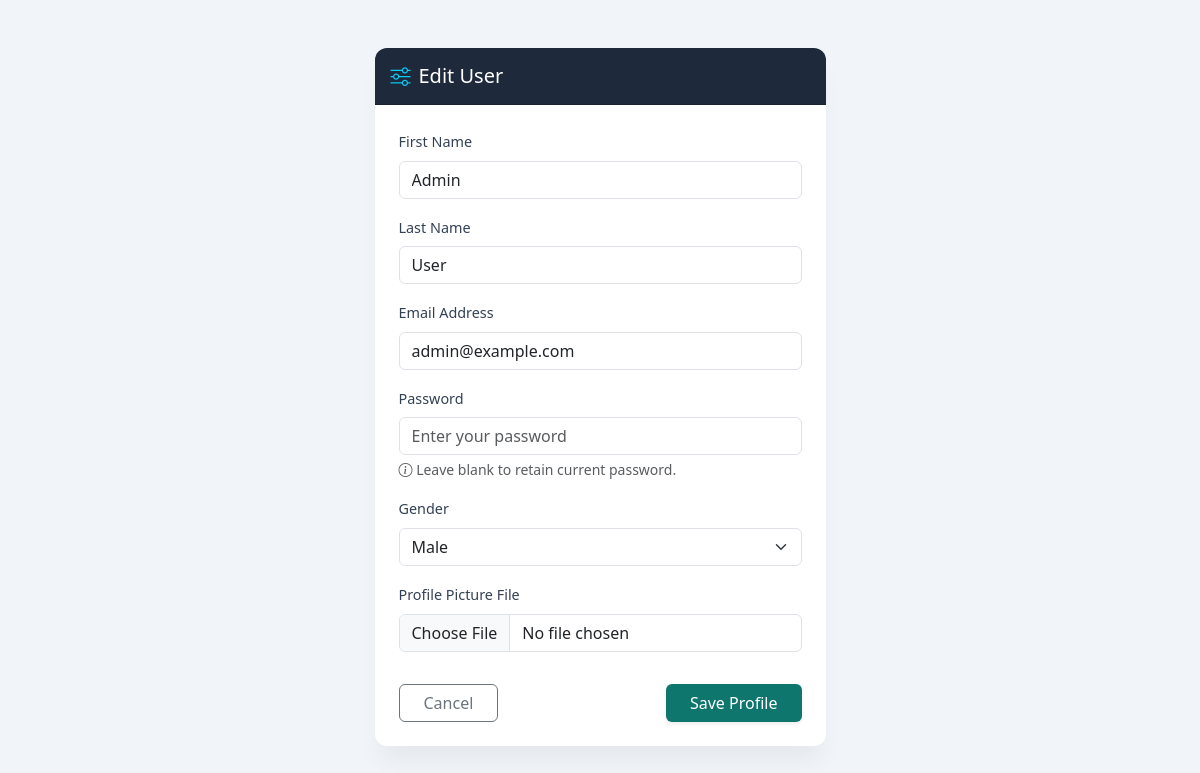
The app's page /users/1/edit/ (signed in) with its own data.
### registration/models.py (models this page shows, shortened)
class UserRegistration(models.Model):
    first_name = models.CharField(max_length=100)
    last_name = models.CharField(max_length=100)
    email = models.EmailField(max_length=250)
    password = models.CharField(max_length=150)
    date_registered = models.DateTimeField(auto_now_add=True)
    gender = models.CharField(max_length=16)
    profile_picture = models.ImageField(
        upload_to='profile_pictures/',
        blank=True,
        null=True
    )

### registration/views.py (the view)
    def wrapper(request, *args, **kwargs):
        if not request.session.get('user_id'):
            return redirect(f"{reverse('registration:login_html')}?next={request.path}")
        return fn(request, *args, **kwargs)

### registration/views.py (called while the page is built, shortened)
def login_required_view(fn):
    def wrapper(request, *args, **kwargs):
        if not request.session.get('user_id'):
            return redirect(f"{reverse('registration:login_html')}?next={request.path}")
        return fn(request, *args, **kwargs)
    wrapper.__name__ = fn.__name__
    return wrapper

@login_required_view
def user_update_html(request, pk):
    user = get_object_or_404(UserRegistration, pk=pk)
    return render(request, 'registration/user_form.html', {
        'title': 'Edit User',
        'user': user,
    })

### registration/templates/registration/user_form.html (shortened to what this page needs)
<!doctype html>
<html lang="en">
<head>
    <link href="https://cdn.jsdelivr.net/npm/bootstrap@5.3.2/dist/css/bootstrap.min.css" rel="stylesheet">
    <link rel="stylesheet" href="https://cdn.jsdelivr.net/npm/bootstrap-icons@1.11.1/font/bootstrap-icons.css">
</head>
<body>
<div class="container py-5">
    <div class="row justify-content-center">
        <div class="col-md-6 col-lg-5">
            <div class="card">
                <div class="card-header card-header-slate py-3">
                    <h5 class="mb-0 d-flex align-items-center fw-medium">
                        <i class="bi bi-sliders me-2 text-info"></i> {{ title }}
                    </h5>
                </div>
                <div class="card-body p-4">
                    <form method="post" enctype="multipart/form-data">
                        <div class="mb-3">
                            <label class="form-label">First Name</label>
                            <input type="text" name="first_name" class="form-control" placeholder="Enter first name" value="{% if user %}{{ user.first_name }}{% endif %}" required>
                        </div>
                        <div class="mb-3">
                            <label class="form-label">Last Name</label>
                            <input type="text" name="last_name" class="form-control" placeholder="Enter last name" value="{% if user %}{{ user.last_name }}{% endif %}" required>
                        </div>
                        <div class="mb-3">
                            <label class="form-label">Email Address</label>
                            <input type="email" name="email" class="form-control" placeholder="Enter your email" value="{% if user %}{{ user.email }}{% endif %}" required>
                        </div>
                        <div class="mb-3">
                            <label class="form-label">Password</label>
                            <input type="password" name="password" class="form-control" placeholder="Enter your password" {% if not user %}required{% endif %}>
                            {% if user %}
                                <div class="form-text text-muted small"><i class="bi bi-info-circle"></i> Leave blank to retain current password.</div>
                            {% endif %}
                        </div>
                        <div class="mb-3">
                            <label class="form-label">Gender</label>
                            <select name="gender" class="form-select">
                                <option value="Male" {% if user and user.gender == "Male" %}selected{% endif %}>Male</option>
                            </select>
                        </div>
                        <div class="mb-4">
                            <label class="form-label">Profile Picture File</label>
                            <input type="file" name="profile_picture" class="form-control">
                        </div>
                        <div class="d-flex justify-content-between pt-2">
                            <a href="{% url 'registration:users_html' %}" class="btn btn-outline-secondary px-4">Cancel</a>
                            <button type="submit" class="btn btn-teal px-4 shadow-sm">Save Profile</button>
                        </div>
                    </form>
                </div>
            </div>
        </div>
    </div>
</div>
</body>
</html>

### registration/templates/registration/user_form.html (style rules this page uses)
body { background-color: #f1f5f9; font-family: 'Segoe UI', Tahoma, Geneva, Verdana, sans-serif; }
.card { border: none; border-radius: 12px; box-shadow: 0 20px 25px -5px rgba(0,0,0,0.05); background-color: #ffffff; }
.card-header-slate { background-color: #1e293b; color: #ffffff; border-top-left-radius: 12px !important; border-top-right-radius: 12px !important; }
.form-label { font-weight: 500; color: #334155; font-size: 0.9rem; }
.btn-teal { background-color: #0f766e; color: white; border: none; }

### records on screen
UserRegistration: first_name "Admin", last_name "User", email "admin@example.com", gender "Male"

### other values on screen
{{ title }} "Edit User"
